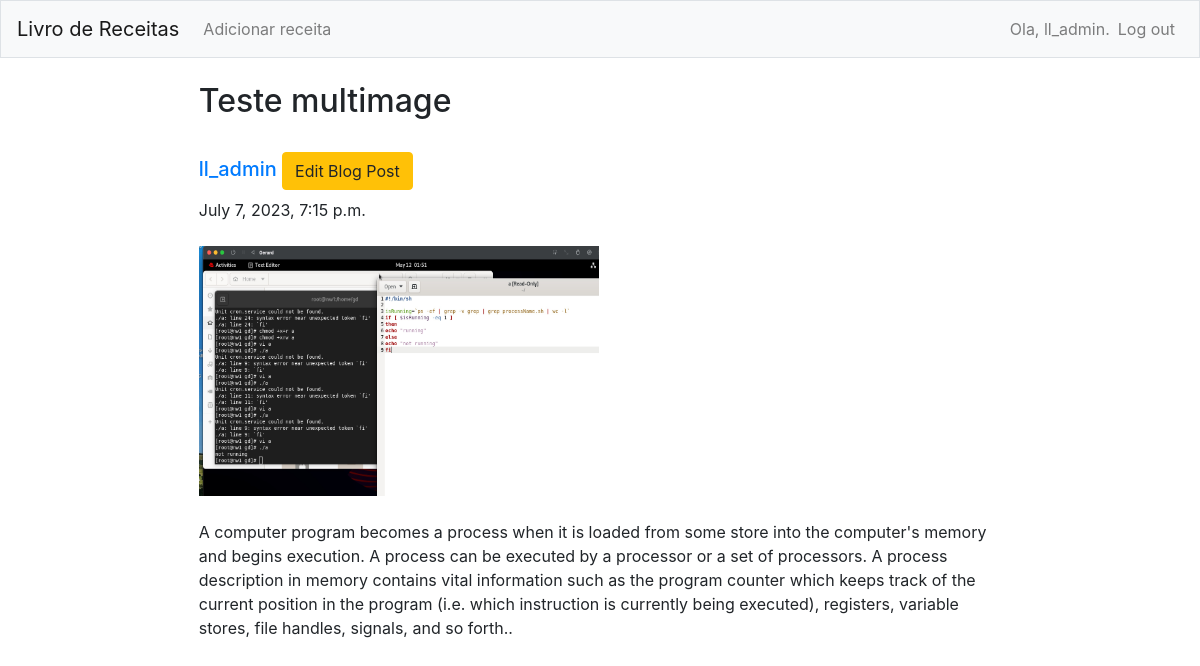
Screenshot of /blog/Testemultimage/ (signed in) with the database file from the repository.
### learning_logs/models.py (models this page shows, shortened)
class BlogPost(models.Model):
    title=models.CharField(max_length=255)
    author= models.ForeignKey(User, on_delete=models.CASCADE)
    slug=models.CharField(max_length=130)
    content=models.TextField()
    image = models.ImageField(upload_to="profile_pics", blank=True, null=True)
    dateTime=models.DateTimeField(auto_now_add=True)

### learning_logs/views.py (the view)
# urls.py: path("blog/<str:slug>/", views.blogs_comments, name="blogs_comments"),
def blogs_comments(request, slug):
    post = BlogPost.objects.filter(slug=slug).first()
    comments = Comment.objects.filter(blog=post)
    if request.method=="POST":
        user = request.user
        content = request.POST.get('content','')
        blog_id =request.POST.get('blog_id','')
        comment = Comment(user = user, content = content, blog=post)
        comment.save()
    return render(request, "blog_comments.html", {'post':post, 'comments':comments})

### learning_logs/templates/blog_comments.html (shortened to what this page needs)
{% extends "learning_logs/base.html" %}
{% block content %}
{% load humanize %}
<div class="container w-75 my-4">
      <h2 class="blog-post-title">{{post.title}}</h2>
      <br>
      <div class="media">
            <div class="media-body">
                  <h5 class="mt-0"><a href="/user_profile/{{post.author.id}}/">{{post.author}}
                              {% if user.is_authenticated %}
                              {% if user.id == post.author.id %}
                              <small><a href="/edit_blog_post/{{post.slug}}/" class="edit btn btn-warning">Edit Blog Post</a></small>
                              {% endif %}
                              {% endif %}
                        </a></h5>
                  {{post.dateTime}}
            </div>
      </div>
      <br>
      <img src="/media/{{post.image}}" alt="" height="250px" width="400px">
      <br>
      <br>
      <p>{{post.content}}.</p>
      <br>
      {% endblock %}

### learning_logs/templates/learning_logs/base.html (shortened to what this page needs)
{% load bootstrap4 %}
<!doctype html>
<html lang="en">
<head>
    {% bootstrap_css %}
</head>
<body>
    <nav class="navbar navbar-expand-md navbar-light bg-light mb-4 border">
        <a class="navbar-brand" href="/">Livro de Receitas</a>
        <div class="collapse navbar-collapse" id="navbarCollapse">
            <ul class="navbar-nav mr-auto">
                <li class="nav-item">
                    <a class="nav-link" href="/add_blogs/">Adicionar receita</a>
                </li>
            </ul>
            <ul class="navbar-nav ml-auto">
                {% if user.is_authenticated %}
                <li class="nav-item">
                    <span class="navbar-text">Ola, {{ user.username }}.</span>
                </li>
                <li class="nav-item">
                    <a class="nav-link" href="{% url 'users:logout' %}">Log out</a>
                </li>
                {% endif %}
            </ul>
        </div>
    </nav>
    <main role="main" class="container">
        <div>
            {% block content %}{% endblock content %}
        </div>
    </main>
</body>
</html>

### rows the page displays
BlogPost: title "Teste multimage", author "ll_admin", dateTime "July 7, 2023, 7:15 p.m.", image (picture), content "A computer program becomes a process when it is loaded from some store into the computer's memory and begins execution. A process can be executed by a processor or a set of processors. A process description in memory contains vital information such as the program counter which keeps track of the current position in the program (i.e. which instruction is currently being executed), registers, variable stores, file handles, signals, and so forth."

### other values shown
{{ user.username }} "ll_admin"
